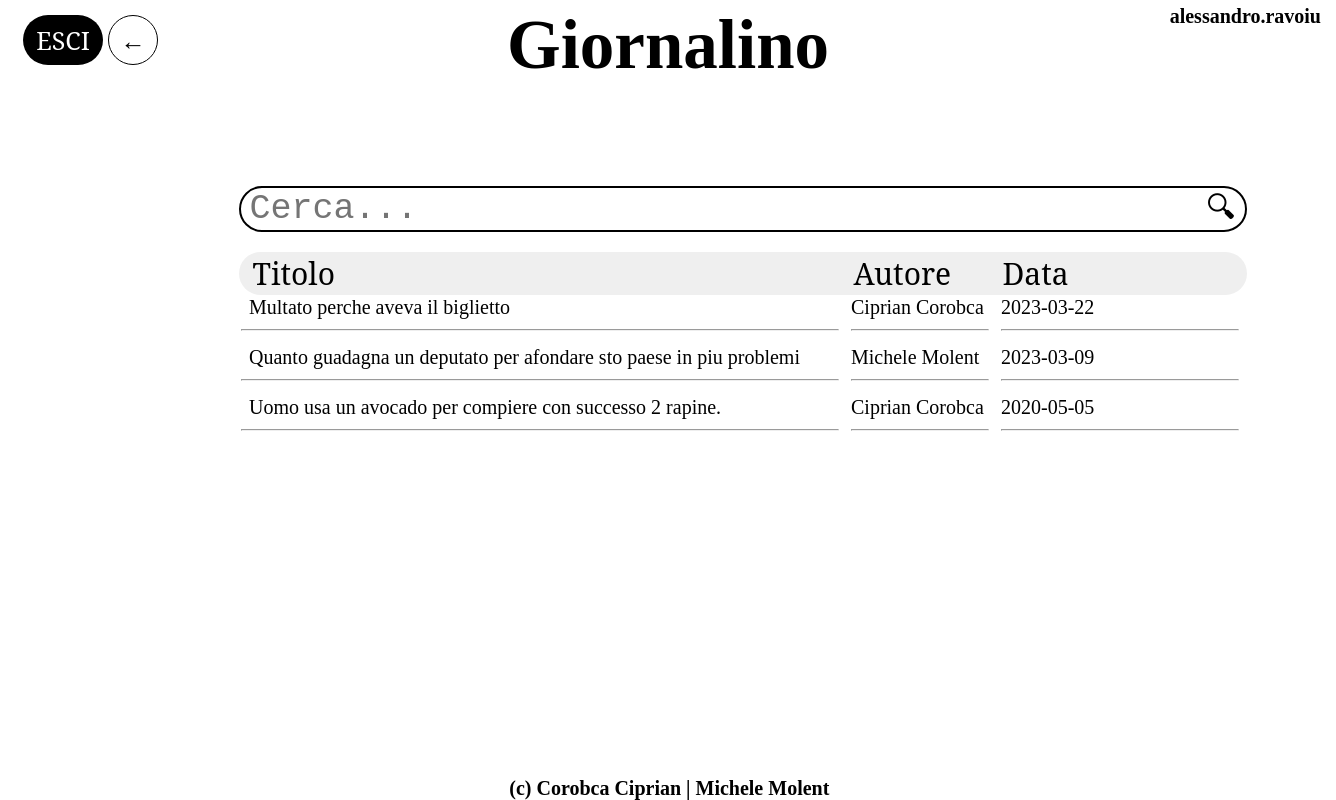
The page /valid_specific.php (signed in) on the database its author committed.
### tables this page shows
CREATE TABLE `tblarticoli` (
  `idArt` int(11) NOT NULL,
  `titolo` varchar(100) NOT NULL,
  `contenuto` text NOT NULL,
  `categoria` varchar(50) NOT NULL,
  `dataP` date NOT NULL,
  `scrittore` int(11) NOT NULL,
  `validato` int(11) DEFAULT NULL
);

CREATE TABLE `tblutenti` (
  `matricola` int(11) NOT NULL,
  `nome` varchar(50) NOT NULL,
  `cognome` varchar(50) NOT NULL,
  `idAcc` int(11) NOT NULL
);

### valid_specific.php (the view, shortened to what this page needs)
<!DOCTYPE html>
<html>
    <head>
        <link rel="stylesheet" href="style.css"></link>
    </head>
    <body>
        <?php
            if(isset($_SESSION['user']))
            {
                echo"<form method='POST' action='logout.php'>
                    <button class='logout'>ESCI</button>
                    </form>";
                echo"<h5 style='top:0;
                                right:0;
                                margin-right:15px;
                                margin-top:5px;
                                position:fixed;
                                display:block;'
                                >".$_SESSION['user']."</h5>";
            }
            else
            {
                echo"<script>close();</script>";
            }
        ?>
        <form action="valid.php">
            <button class="return">←</button>
        </form>
        <div class="header">
            <a class="homelink" href="valid.php"><h1>Giornalino</h1></a>
        </div>
        <div class="maindiv">
            <form method="POST" action="valid_specific.php">
                <input type="text" placeholder="Cerca..." name="cerca" class="searchbar" required>
                <button class="searchbtn">🔍︎</button>
            </form>
            <div style="text-align:center;">
                <button name="titolo" class="headingbtn" style="width:610px;margin-left:5px;
                                                                border-top-left-radius:30px;
                                                                border-bottom-left-radius:30px;
                                                                text-indent:8px;">Titolo</button>
                <button name="autore" class="headingbtn" style="width:150px;">Autore</button>
                <button name="data" class="headingbtn" style="width:250px;
                                                                border-top-right-radius:30px;
                                                                border-bottom-right-radius:30px;">Data</button>
                <form method="POST" action="artvalid.php">
                    <?php
                    $term = $_POST['cerca'];
                    include_once("connect.php");
                    $query1 = "SELECT tblarticoli.idArt,tblarticoli.titolo,tblarticoli.dataP,tblutenti.nome,tblutenti.cognome
                               FROM tblarticoli
                               JOIN tblutenti ON tblutenti.matricola = tblarticoli.scrittore
                               WHERE tblarticoli.titolo LIKE '%$term%'
                               AND tblarticoli.validato IS NULL
                               ORDER BY tblarticoli.titolo;";
                    $res = $c->query($query1);
                    if($res == false)
                    {
                        echo"error";
                    }
                    else
                    {
                        while($data = mysqli_fetch_array($res,MYSQLI_ASSOC))
                        {
                            echo"<button class='visualizer' style='width:610px;text-indent:8px;
                                                        border-top-left-radius:30px;
                                                        border-bottom-left-radius:30px;'
                                name='art' value='".$data['idArt']."' id='titolo'>".$data['titolo']."</label><hr>";
                            echo"<button class='visualizer' style='width:150px;'
                                    name='art' value='".$data['idArt']."' id='autore'>".$data['nome']." ".$data['cognome']."</label><hr>";
                            echo"<button class='visualizer' style='width:250px;
                                                            border-top-right-radius:30px;
                                                            border-bottom-right-radius:30px;'
                                    name='art' value='".$data['idArt']."' id='data'>".$data['dataP']."</label><br><hr>";
                        }
                    }
                    ?>
                </form>
            </div>
        </div>
        <div class="footer">
            <a class="homelink" target=”_blank” href="https://www.youtube.com/watch?v=dQw4w9WgXcQ"><h5>(c) Corobca Ciprian | Michele Molent</h5></a>
        </div>
    </body>
</html>

### style.css (style rules this page uses)
html,body { text-align: center; }
h1 { font-size:69px; font-family:Times New Roman; color:#000000; }
h5 { font-size:20px; font-family:Times New Roman; color:#000000; display:inline; margin:45px; }
.maindiv { width:1200px; margin-left:10%; }
.header { position:absolute fixed; margin-top:-30px; margin-bottom:100px; margin-top:-40px; }
.footer { box-sizing: border-box; bottom:0; position:fixed; text-align: center; background-color: #ffffff; width:99%; }
.homelink { text-decoration: none; }
.searchbar { border:2px solid; width:1000px; font-size: 35px; text-indent: 7px; margin-bottom:20px; border-radius:25px; font-family:Courier New; }
.searchbtn { font-size: 30px; border-radius: 50%; margin-left:-50px; border:none; background: transparent; }
.headingbtn { border:none; font-size: 30px; font-family:Noto Serif; margin-left:-5px; overflow: hidden; text-align: left; }
.visualizer { font-family: Century; font-size: 20px; border:none; background: transparent; text-overflow: ellipsis; overflow: hidden; white-space:nowrap; text-align: left; }
.logout { display:block; margin-top:15px; margin-left:15px; font-family:Noto Serif; width:80px; height:50px; position:fixed; top:0; font-size:25px; border-radius:50px; border:none; background-color: #000000; color:#ffffff; transition: 0.2s; }
.return { display:block; margin-top:15px; margin-left:100px; font-family:Noto Serif; width:50px; height:50px; font-size:25px; border-radius:50px; position:fixed; top:0; border:none; color: #000000; background-color:#ffffff; border:1px solid; transition: 0.2s; }

### rows shown on the page
tblarticoli: $data['idArt'] 4 (drawn), titolo "Multato perche aveva il biglietto", scrittore.nome "Ciprian", scrittore.cognome "Corobca", dataP "2023-03-22"
tblarticoli: $data['idArt'] 2 (drawn), titolo "Quanto guadagna un deputato per afondare sto paese in piu problemi", scrittore.nome "Michele", scrittore.cognome "Molent", dataP "2023-03-09"
tblarticoli: $data['idArt'] 7 (drawn), titolo "Uomo usa un avocado per compiere con successo 2 rapine.", scrittore.nome "Ciprian", scrittore.cognome "Corobca", dataP "2020-05-05"

### other values the page prints
$_SESSION['user'] "alessandro.ravoiu"
